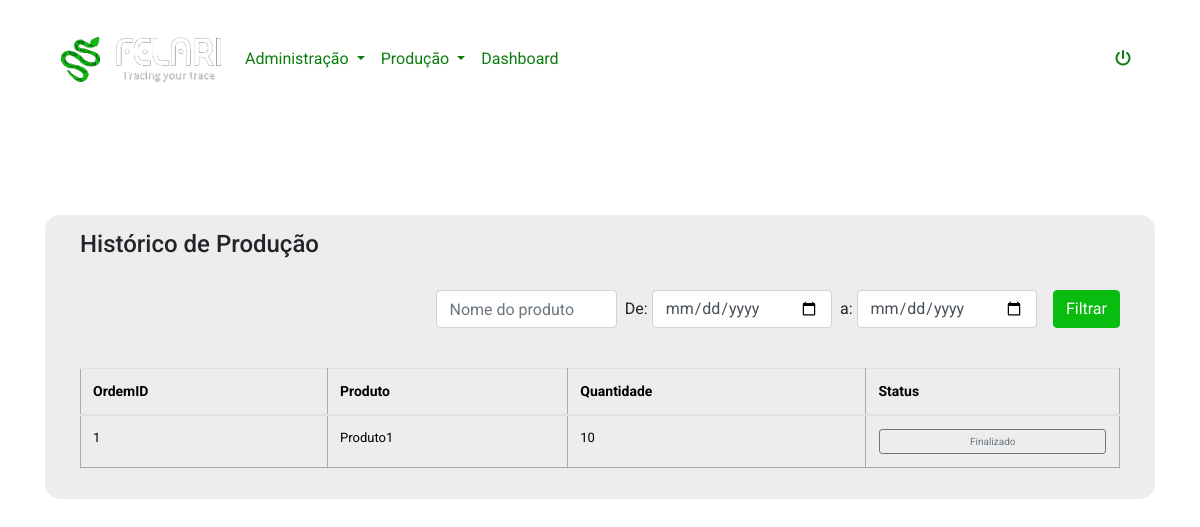
The app's page /pastProductions (signed in) with its own data.
### app.py (models this page shows, shortened)
class OrdemProducao(db.Model):
    id = db.Column(db.Integer, primary_key=True)
    produto_id = db.Column(db.Integer, db.ForeignKey('product.id'), nullable=False)
    produto = db.relationship('Product', backref=db.backref('ordens_producao', lazy=True))
    quantidade = db.Column(db.Integer, nullable=False)
    data_prevista = db.Column(db.DateTime, nullable=False)
    status = db.Column(db.Integer, nullable=False)

class Product(db.Model):
    id = db.Column(db.Integer, primary_key=True)
    nome = db.Column(db.String(100), nullable=False)
    ultima_producao = db.Column(db.DateTime)
    access_points = db.relationship('AccessPoint', secondary=products_access_points, backref=db.backref('products', lazy='dynamic'))

### app.py (the view, shortened to what this page needs)
@app.route('/pastProductions', methods=['GET', 'POST'])
@login_required
def pastProductions():
    form = TaskForm()
    produto_nome = request.args.get('produto')
    data_inicial = request.args.get('data_inicial')
    data_final = request.args.get('data_final')
    query = OrdemProducao.query.order_by(OrdemProducao.data_prevista)
    if produto_nome:
        query = query.filter(OrdemProducao.produto.has(nome=produto_nome))
    if data_inicial and data_final:
        data_inicial_dt = datetime.strptime(data_inicial, '%Y-%m-%d')
        data_final_dt = datetime.strptime(data_final, '%Y-%m-%d')
        query = query.filter(OrdemProducao.data_prevista.between(data_inicial_dt, data_final_dt))
    ordens = query.all()
    tasks = aFazer.query.order_by(aFazer.date_created).all()
    return render_template('pastProductions.html', form=form, tasks=tasks, ordens=ordens)

### app.py
class TaskForm(FlaskForm):
    content = StringField(validators=[DataRequired(), Length(min=5, max=200)])
    submit = SubmitField('Atualizar')

### app.py (called while the page is built)
@login_manager.user_loader
def load_user(user_id):
    return User.query.get(int(user_id))

### templates/pastProductions.html (shortened to what this page needs)
{% extends 'base.html' %}
{% block head %}
<link rel="stylesheet" href="{{ url_for('static', filename='css/styles.css') }}">
{% endblock %}
{% block body %}
<div class="historico py-5">
    <div class="container">
        <div class="row">
            <div class="col-12">
                <div class="historico-container">
                    <div class="row">
                        <div class="col-12">
                            <h4>Histórico de Produção</h4>
                        </div>
                        <div class="col-12 py-4">
                            <form method="GET">
                                <div class="d-flex align-items-center justify-content-end w-100 h-100">
                                    <div class="d-flex align-items-center justify-content-center">
                                        <input class="form-control" type="text" placeholder="Nome do produto" name="produto">
                                        <label class="ml-2 mr-1 mb-0" for="InicialDate">De:</label>
                                        <input type="date" class="form-control" name="data_inicial">
                                        <label class="ml-2 mr-1 mb-0" for="EndDate">a:</label>
                                        <input type="date" class="form-control" name="data_final">
                                        <button type="submit" class="ml-3 btn btn-primary">Filtrar</button>
                                    </div>
                                </div>
                            </form>
                        </div>
                        <div class="col-12 mt-3">
                            <div class="table-responsive">
                                <table class="table">
                                    <thead>
                                        <tr>
                                            <th>OrdemID</th>
                                            <th>Produto</th>
                                            <th>Quantidade</th>
                                            <th>Status</th>
                                        </tr>
                                    </thead>
                                    <tbody>
                                        {% for ordem in ordens %}
                                        {% if ordem.status in [2,3] %}
                                        <tr class="ordemDeProducao">
                                            <td>{{ ordem.id }}</td>
                                            <td>{{ ordem.produto.nome }}</td>
                                            <td>{{ ordem.quantidade }}</td>
                                            <td>
                                                {% if ordem.status == 2 %}
                                                <a class="btn btn-secondary btn-sm" href="/view_serials/{{ ordem.id }}">Iniciado</a>
                                                <form action="{{ url_for('delete_serials', ordem_id=ordem.id) }}" method="post">
                                                    <button type="submit" class="btn btn-danger btn-sm">Zerar Seriais</button>
                                                </form>
                                                {% elif ordem.status == 3 %}
                                                <a class="btn btn-outline-secondary btn-sm" href="/view_serials/{{ ordem.id }}">Finalizado</a>
                                                {% endif %}
                                            </td>
                                        </tr>
                                        {% endif %}
                                        {% endfor %}
                                    </tbody>
                                </table>
                            </div>
                        </div>
                    </div>
                </div>
            </div>
        </div>
    </div>
</div>
{% endblock %}

### static/css/main.css (style rules this page uses)
:root { --verde: #0abb10; --verde-escuro: #0b7e0f; }
.btn-primary { background-color: var(--verde)!important; border-color: var(--verde)!important; }
body { margin: 0; font-family: "Roboto", sans-serif!important; background-color: transparent!important; background-image: url('../img/common/background.jpg'); background-size: cover; background-position: center; }
table, td, th { border: 1px solid #aaa; }
table { border-collapse: collapse; width: 100%; }
th { height: 30px; padding: 5px; }
td { text-align: center; padding: 5px; }
.historico-container { padding: 15px 35px; background-color: #ededed; border-radius: 15px; }
.historico-container table { font-size: 13px; color: black; text-align: left; border: none; }
.historico-container table th { font-size: 14px; font-weight: 700; }
.historico-container table td { text-align: left; }
td button, td a.btn { font-size: 11px!important; }
tr.ordemDeProducao .btn { font-size: 10px !important; padding: 4px !important; width: calc(100% - 2px); margin: 1px; }

### static/css/styles.css (style rules this page uses)
form { text-align: center; }

### records on screen
OrdemProducao: id "1", produto.nome "Produto1", quantidade "10"
